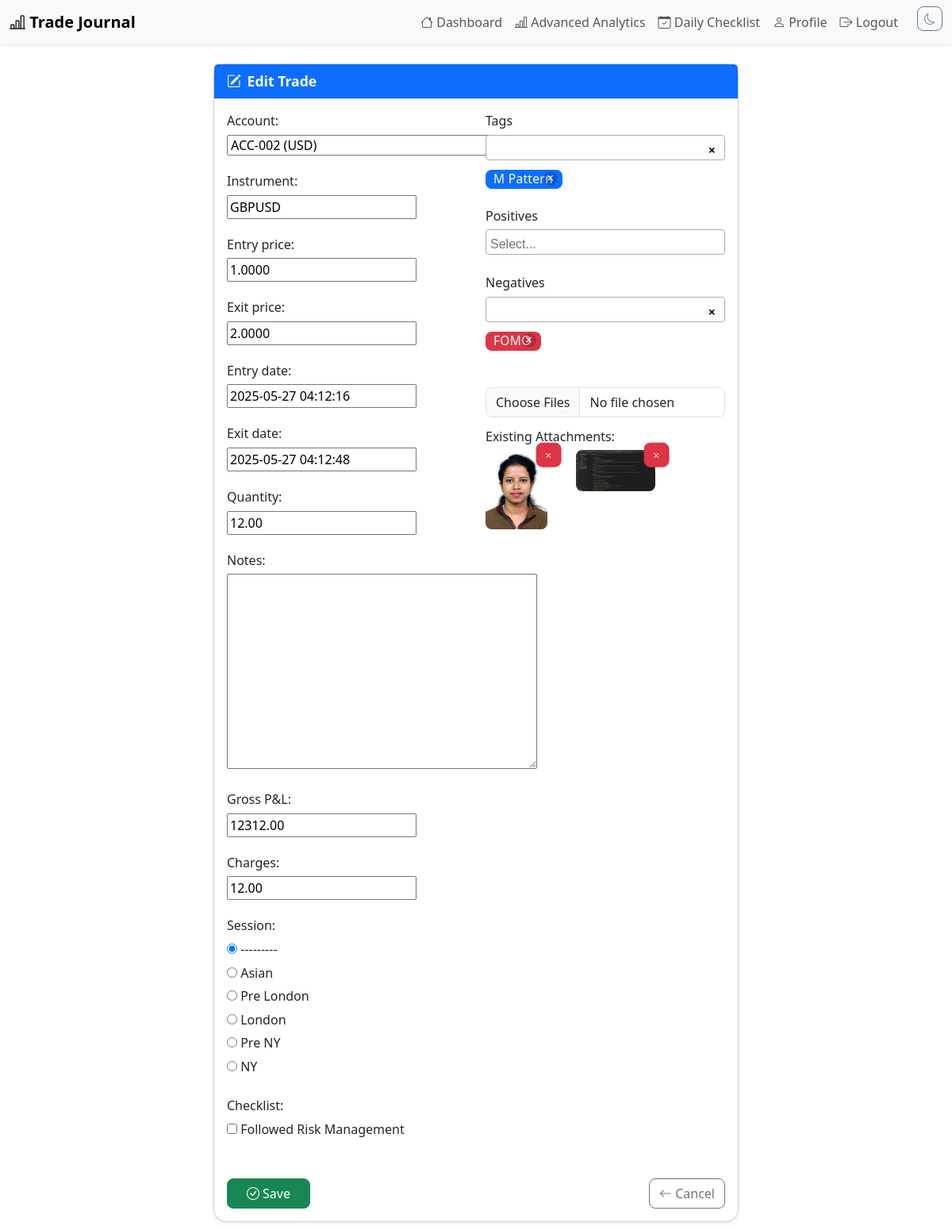
Screenshot of /trades/41/edit/ (signed in) with the database file from the repository.
### core/models.py (models this page shows, shortened)
class Trade(models.Model):
    account = models.ForeignKey('Account', on_delete=models.CASCADE, related_name='trades')
    instrument = models.CharField(max_length=100)
    entry_price = models.DecimalField(max_digits=12, decimal_places=4)
    exit_price = models.DecimalField(max_digits=12, decimal_places=4)
    entry_date = models.DateTimeField()
    exit_date = models.DateTimeField()
    quantity = models.DecimalField(max_digits=12, decimal_places=2)
    notes = models.TextField(blank=True)
    tags = models.ManyToManyField('Tag', blank=True)
    session = models.ForeignKey('Session', null=True, blank=True, on_delete=models.SET_NULL)
    checklist = models.ManyToManyField('ChecklistItem', blank=True)
    positives = models.ManyToManyField('Positive', blank=True)
    negatives = models.ManyToManyField('Negative', blank=True)
    gross_pnl = models.DecimalField(max_digits=12, decimal_places=2, default=0)
    charges = models.DecimalField(max_digits=12, decimal_places=2, default=0)
    net_pnl = models.DecimalField(max_digits=12, decimal_places=2, default=0)

class TradeAttachment(models.Model):
    trade = models.ForeignKey('Trade', on_delete=models.CASCADE, related_name='attachments')
    file = models.FileField(upload_to='trade_attachments/')
    uploaded_at = models.DateTimeField(auto_now_add=True)

### core/views.py (the view)
# urls.py: path('trades/<int:pk>/edit/', views.trade_edit_view, name='trade_edit'),
@login_required
def trade_edit_view(request, pk):
    trade = get_object_or_404(Trade, pk=pk, account__user=request.user)
    if request.method == 'POST':
        form = TradeForm(request.POST, request.FILES, instance=trade)
        form.fields['account'].queryset = Account.objects.filter(user=request.user)
        if form.is_valid():
            trade = form.save(commit=False)
            gross_pnl = form.cleaned_data.get('gross_pnl')
            charges = form.cleaned_data.get('charges')
            if gross_pnl is not None and charges is not None:
                trade.gross_pnl = gross_pnl
                trade.charges = charges
                trade.net_pnl = gross_pnl - charges
            trade.save()
            form.save_m2m()
            for f in request.FILES.getlist('attachments'):
                TradeAttachment.objects.create(trade=trade, file=f)
            return redirect('dashboard')
    else:
        form = TradeForm(instance=trade)
        form.fields['account'].queryset = Account.objects.filter(user=request.user)
    return render(request, 'trade_form.html', {'form': form, 'edit': True, 'trade': trade})

### core/forms.py
class TradeForm(forms.ModelForm):
    gross_pnl = forms.DecimalField(label='Gross P&L', required=False)
    charges = forms.DecimalField(label='Charges', required=False)
    class Meta:
        model = Trade
        fields = [
            'account', 'instrument', 'entry_price', 'exit_price',
            'entry_date', 'exit_date', 'quantity', 'notes', 'tags',
            'gross_pnl', 'charges', 'session', 'checklist', 'positives', 'negatives'
        ]
        widgets = {
            'tags': forms.SelectMultiple(attrs={'class': 'form-control select-multi-tag'}),
            'positives': forms.SelectMultiple(attrs={'class': 'form-control select-multi-positive'}),
            'negatives': forms.SelectMultiple(attrs={'class': 'form-control select-multi-negative'}),
            'session': forms.RadioSelect(),
            'checklist': forms.CheckboxSelectMultiple(),
        }

### core/models.py (called while the page is built)
    def __str__(self):
        return f"{self.name} ({self.currency})"

    def __str__(self):
        return self.name

    def __str__(self):
        return self.name

    def __str__(self):
        return self.name

    def __str__(self):
        return self.name

### core/templates/trade_form.html (shortened to what this page needs)
{% extends 'base.html' %}
{% block extra_head %}
<link href="https://cdn.jsdelivr.net/npm/select2@4.1.0-rc.0/dist/css/select2.min.css" rel="stylesheet" />
<link href="https://cdn.jsdelivr.net/npm/bootstrap-icons@1.10.5/font/bootstrap-icons.css" rel="stylesheet" />
{% endblock %}
{% block content %}
<div class="container my-4">
  <div class="row justify-content-center">
    <div class="col-md-8 col-lg-7">
      <div class="card shadow-sm">
        <div class="card-header bg-primary text-white d-flex align-items-center">
          <i class="bi bi-pencil-square me-2"></i> {% if trade %}Edit Trade{% else %}Add Trade{% endif %}
        </div>
        <div class="card-body trade-form-section">
          <form method="post" enctype="multipart/form-data" id="tradeForm">
            <div class="row g-4">
              <div class="col-md-6">
                <div class="mb-3">{{ form.account.label_tag }}{{ form.account }}</div>
                <div class="mb-3">{{ form.instrument.label_tag }}{{ form.instrument }}</div>
                <div class="mb-3">{{ form.entry_price.label_tag }}{{ form.entry_price }}</div>
                <div class="mb-3">{{ form.exit_price.label_tag }}{{ form.exit_price }}</div>
                <div class="mb-3">{{ form.entry_date.label_tag }}{{ form.entry_date }}</div>
                <div class="mb-3">{{ form.exit_date.label_tag }}{{ form.exit_date }}</div>
                <div class="mb-3">{{ form.quantity.label_tag }}{{ form.quantity }}</div>
                <div class="mb-3">{{ form.notes.label_tag }}{{ form.notes }}</div>
                <div class="mb-3">{{ form.gross_pnl.label_tag }}{{ form.gross_pnl }}</div>
                <div class="mb-3">{{ form.charges.label_tag }}{{ form.charges }}</div>
                <div class="mb-3">{{ form.session.label_tag }}<div>{{ form.session }}</div></div>
                <div class="mb-3">{{ form.checklist.label_tag }}<div>{{ form.checklist }}</div></div>
              </div>
              <div class="col-md-6">
                <div class="mb-3">
                  <label for="id_tags">Tags</label>
                  <div class="selected-multi-summary" id="selected-summary-tags"></div>
                </div>
                <div class="mb-3">
                  <label for="id_positives">Positives</label>
                </div>
                <div class="mb-3">
                  <label for="id_negatives">Negatives</label>
                  <div class="selected-multi-summary" id="selected-summary-negatives"></div>
                </div>
                <div class="mb-3">
                  <input type="file" name="attachments" id="id_attachments" class="form-control" multiple>
                  {% if trade and trade.attachments.all %}
                  <div class="mt-2">
                    <label class="form-label">Existing Attachments:</label>
                    <div class="d-flex flex-wrap gap-2">
                      {% for attachment in trade.attachments.all %}
                        <div class="position-relative me-2 mb-2">
                          {% with ext=attachment.file.name|lower %}
                            {% if ext|slice:'-4:' == '.jpg' or ext|slice:'-5:' == '.jpeg' or ext|slice:'-4:' == '.png' or ext|slice:'-4:' == '.gif' %}
                              <a href="{{ attachment.file.url }}" target="_blank">
                                <img src="{{ attachment.file.url }}" class="attachment-thumb" alt="Attachment">
                              </a>
                            {% else %}
                              <a href="{{ attachment.file.url }}" target="_blank" class="btn btn-outline-secondary btn-sm">
                                <i class="bi bi-paperclip"></i> {{ attachment.file.name|slice:'15:' }}
                              </a>
                            {% endif %}
                          {% endwith %}
                          <a href="{% url 'delete_trade_attachment' attachment.id %}" class="btn btn-sm btn-danger position-absolute top-0 end-0" style="transform:translate(30%,-30%);" title="Delete attachment"><i class="bi bi-x"></i></a>
                        </div>
                      {% endfor %}
                    </div>
                  </div>
                  {% endif %}
                </div>
              </div>
            </div>
            <div class="d-flex justify-content-between align-items-center mt-4">
              <button type="submit" class="btn btn-success px-4"><i class="bi bi-check-circle me-1"></i>Save</button>
              <a href="{% url 'dashboard' %}" class="btn btn-outline-secondary"><i class="bi bi-arrow-left"></i> Cancel</a>
            </div>
          </form>
        </div>
      </div>
    </div>
  </div>
</div>
{% endblock %}

### core/templates/base.html (style rules this page uses)
body { background: var(--bs-body-bg, #f8f9fa); }
.container { max-width: 1200px; }
.card { border-radius: 0.75rem; }
.form-control, .form-select { border-radius: 0.5rem; }
.btn { border-radius: 0.5rem; }

### core/templates/trade_form.html (style rules this page uses)
.card { border-radius: 1rem; box-shadow: 0 2px 16px 0 rgba(0,0,0,0.07); }
.card-header { border-top-left-radius: 1rem; border-top-right-radius: 1rem; font-size: 1.1rem; font-weight: 600; }
.form-label { font-weight: 500; }
.form-control, .form-select { border-radius: 0.5rem; }
.btn { border-radius: 0.5rem; }
.selected-multi-summary { margin-top: 0.5em; margin-bottom: 1em; }
.attachment-thumb { max-width: 100px; max-height: 100px; object-fit: cover; border-radius: 0.5em; margin-right: 0.5em; }
.trade-form-section .mb-3 { margin-bottom: 1.25rem !important; }
.trade-form-section .selected-multi-summary { margin-bottom: 0.75rem !important; }
.trade-form-section label, .trade-form-section .form-label { margin-bottom: 0.35rem !important; }
.trade-form-section .d-flex.flex-wrap { gap: 0.75rem 1.25rem !important; }
.trade-form-section .position-relative { margin-bottom: 0.25rem; }
.trade-form-section .mt-2 { margin-top: 0.75rem !important; }
.trade-form-section .form-control, .trade-form-section .form-select { margin-bottom: 0 !important; }

### rows the page displays
Trade: account "ACC-002 (USD)", instrument "GBPUSD", entry_price "1.0000", exit_price "2.0000", entry_date "2025-05-27 04:12:16", exit_date "2025-05-27 04:12:48", quantity "12.00", gross_pnl "12312.00", charges "12.00", session_id "☑ --------- ☐ Asian ☐ Pre London ☐ London ☐ Pre NY ☐ NY"
TradeAttachment: file (picture)
TradeAttachment: file (picture)
